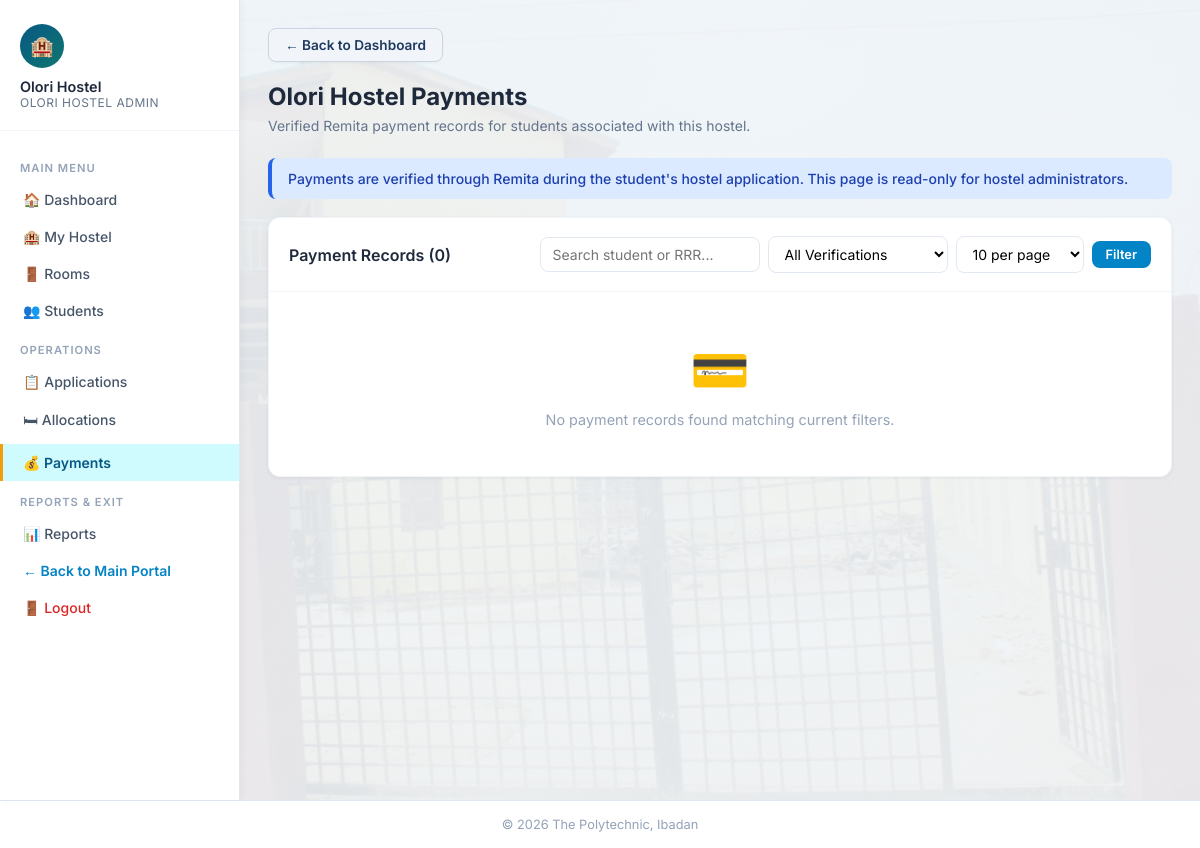
/admin/payments.php (signed in), run on an earlier commit of the app's database.
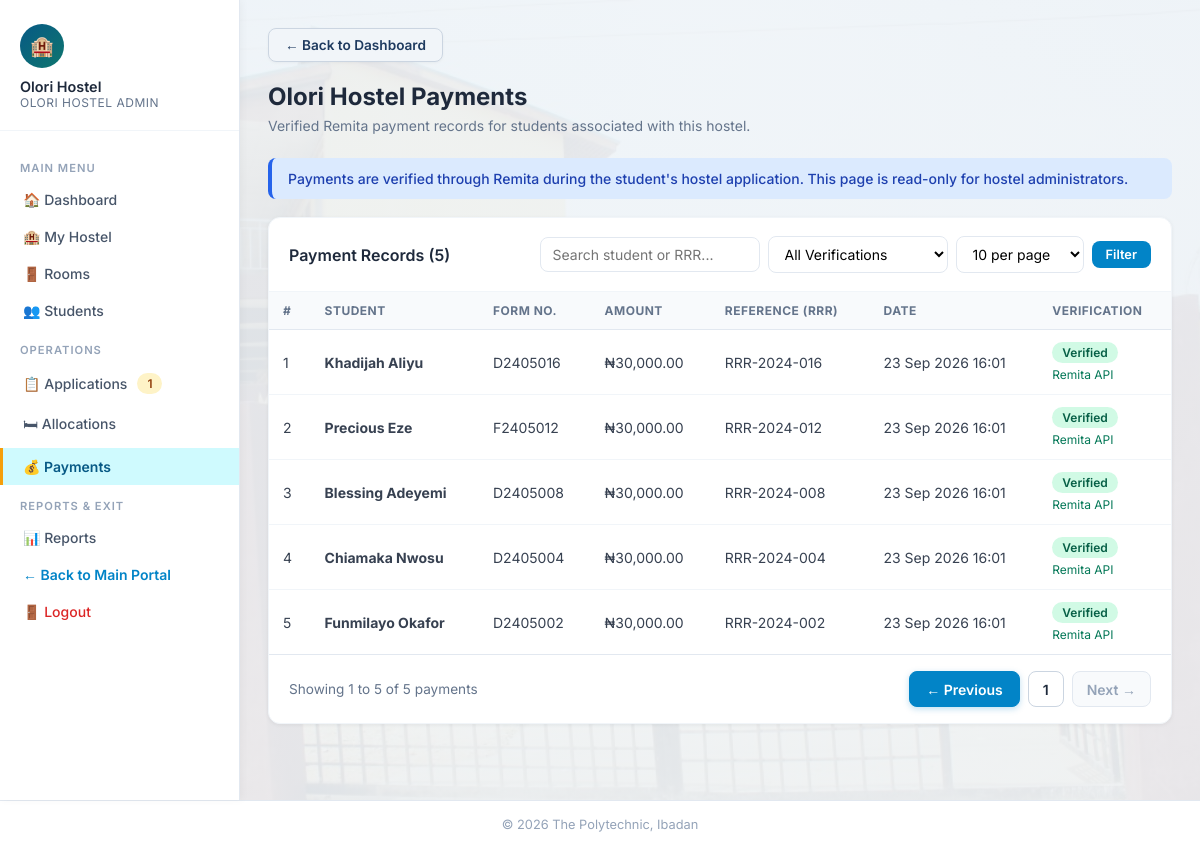
And on a later commit of the database.
### tables this page shows
CREATE TABLE payments (
    payment_id INT AUTO_INCREMENT PRIMARY KEY,
    student_id INT NOT NULL,
    amount DECIMAL(10,2) NOT NULL,
    payment_ref VARCHAR(100) NOT NULL UNIQUE,
    payment_date DATETIME DEFAULT CURRENT_TIMESTAMP,
    verified ENUM('Yes','No') NOT NULL DEFAULT 'No',
    verification_source VARCHAR(50) NULL,
    verified_at DATETIME NULL,
    FOREIGN KEY (student_id) REFERENCES students(student_id) ON DELETE CASCADE,
    INDEX idx_payment_student (student_id)
);

CREATE TABLE students (
    student_id INT AUTO_INCREMENT PRIMARY KEY,
    matric_no VARCHAR(13) NULL UNIQUE,
    form_no VARCHAR(30) NULL UNIQUE,
    full_name VARCHAR(200) NOT NULL,
    department VARCHAR(150) NOT NULL,
    level VARCHAR(20) NOT NULL,
    gender ENUM('Male','Female') NOT NULL,
    phone VARCHAR(20) NOT NULL,
    email VARCHAR(150) NOT NULL UNIQUE,
    password VARCHAR(255) NOT NULL,
    created_at DATETIME DEFAULT CURRENT_TIMESTAMP
);

### admin/payments.php (the view, shortened to what the changed rows need)
<?php
require_once '../includes/admin_auth.php';
$studentSearch = trim($_GET['student_search'] ?? '');
$limit = (int)($_GET['limit'] ?? 10);
$page = max(1, (int)($_GET['page'] ?? 1));
$offset = ($page - 1) * $limit;
$sql_base = "FROM payments p
             JOIN students s ON s.student_id = p.student_id
             JOIN applications a ON a.student_id = p.student_id
             WHERE a.hostel_id = ?";
$params = [$admin_hostel_id];
$count_stmt = $pdo->prepare("SELECT COUNT(DISTINCT p.payment_id) " . $sql_base);
$count_stmt->execute($params);
$total_payments_count = (int)$count_stmt->fetchColumn();
$total_pages = max(1, (int)ceil($total_payments_count / $limit));
$sql = "SELECT DISTINCT
            p.payment_id,
            p.student_id,
            p.amount,
            p.payment_ref,
            p.payment_date,
            p.verified,
            p.verification_source,
            p.verified_at,
            s.full_name,
            s.form_no "
     . $sql_base
     . " ORDER BY p.payment_date DESC, p.payment_id DESC LIMIT " . (int)$limit . " OFFSET " . (int)$offset;
$stmt = $pdo->prepare($sql);
$stmt->execute($params);
$payments = $stmt->fetchAll();
?>
<!DOCTYPE html>
<html lang="en">
<head>
<link rel="stylesheet" href="../css/style.css?v=7">
</head>
<body>
<div class="wrapper admin-layout">
<?php $current_page = 'payments'; require_once '../includes/admin_sidebar.php'; ?>
<main class="main">
    <div class="card">
        <div class="card-header">
            <h3>Payment Records (<?= $total_payments_count ?>)</h3>
            <form method="GET" style="display:flex;gap:8px;flex-wrap:wrap;align-items:center;">
                <input
                    type="text"
                    name="student_search"
                    value="<?= htmlspecialchars($studentSearch) ?>"
                    placeholder="Search student or RRR..."
                    style="padding:8px 12px;border:1.5px solid #e2e8f0;border-radius:8px;font-family:Inter,sans-serif;font-size:0.875rem;width:220px;"
                >
                <select
                    name="status"
                    style="padding:8px 12px;border:1.5px solid #e2e8f0;border-radius:8px;font-family:Inter,sans-serif;font-size:0.875rem;background:white;"
                >
                </select>
                <select
                    name="limit"
                    style="padding:8px 12px;border:1.5px solid #e2e8f0;border-radius:8px;font-family:Inter,sans-serif;font-size:0.875rem;background:white;"
                >
                </select>
                <button type="submit" class="btn btn-info btn-sm">Filter</button>
            </form>
        </div>
        <div class="table-wrap">
            <?php if (empty($payments)): ?>
                <div class="empty-state">
                    <span class="empty-icon">💳</span>
                    <p>No payment records found matching current filters.</p>
                </div>
            <?php else: ?>
            <table>
                <thead>
                <tr>
                    <th>#</th>
                    <th>Student</th>
                    <th>Form No.</th>
                    <th>Amount</th>
                    <th>Reference (RRR)</th>
                    <th>Date</th>
                    <th>Verification</th>
                </tr>
                </thead>
                <tbody>
                <?php foreach ($payments as $i => $payment): ?>
                <tr>
                    <td><?= $offset + $i + 1 ?></td>
                    <td><strong><?= htmlspecialchars($payment['full_name']) ?></strong></td>
                    <td>
                        <?= htmlspecialchars($payment['form_no'] ?: 'N/A') ?>
                    </td>
                    <td>₦<?= number_format((float)$payment['amount'], 2) ?></td>
                    <td><?= htmlspecialchars($payment['payment_ref']) ?></td>
                    <td>
                        <?= htmlspecialchars(date('d M Y H:i', strtotime($payment['payment_date']))) ?>
                    </td>
                    <td>
                        <?php if ($payment['verified'] === 'Yes'): ?>
                            <span class="badge badge-success">Verified</span>
                            <?php if (!empty($payment['verification_source'])): ?>
                                <div style="font-size:12px;margin-top:4px;color:#047857;">
                                    <?= htmlspecialchars($payment['verification_source']) ?>
                                </div>
                            <?php endif; ?>
                        <?php else: ?>
                            <span class="badge badge-warning">Pending</span>
                        <?php endif; ?>
                    </td>
                </tr>
                <?php endforeach; ?>
                </tbody>
            </table>
            <?php if ($total_pages > 1 || $total_payments_count > 0): ?>
                <div style="display:flex;justify-content:space-between;align-items:center;padding:16px 20px;border-top:1px solid #e2e8f0;flex-wrap:wrap;gap:12px;font-size:0.85rem;color:#64748b;">
                    <div>
                        Showing <?= min($total_payments_count, $offset + 1) ?> to <?= min($total_payments_count, $offset + $limit) ?> of <?= $total_payments_count ?> payments
                    </div>
                    <div class="pagination">
                        <?php
                        $queryParams = $_GET;
                        function adminPaymentsPageUrl($p, $params) {
                            $params['page'] = $p;
                            return 'payments.php?' . http_build_query($params);
                        }
                        ?>
                        <?php if ($page > 1): ?>
                            <a href="<?= adminPaymentsPageUrl($page - 1, $queryParams) ?>" class="prev-btn">&larr; Previous</a>
                        <?php else: ?>
                            <span class="page-btn disabled prev-btn">&larr; Previous</span>
                        <?php endif; ?>
                        <?php for ($p = 1; $p <= $total_pages; $p++): ?>
                            <?php if ($p == $page): ?>
                                <span class="page-btn active"><?= $p ?></span>
                            <?php elseif ($p == 1 || $p == $total_pages || ($p >= $page - 2 && $p <= $page + 2)): ?>
                                <a href="<?= adminPaymentsPageUrl($p, $queryParams) ?>"><?= $p ?></a>
                            <?php elseif ($p == $page - 3 || $p == $page + 3): ?>
                                <span style="padding:0 4px;color:#94a3b8;">&hellip;</span>
                            <?php endif; ?>
                        <?php endfor; ?>
                        <?php if ($page < $total_pages): ?>
                            <a href="<?= adminPaymentsPageUrl($page + 1, $queryParams) ?>" class="next-btn">Next &rarr;</a>
                        <?php else: ?>
                            <span class="page-btn disabled next-btn">Next &rarr;</span>
                        <?php endif; ?>
                    </div>
                </div>
            <?php endif; ?>
            <?php endif; ?>
        </div>
    </div>
</main>
</div>
</body>
</html>

### includes/admin_sidebar.php (shortened to what the changed rows need)
<?php
$page = $current_page ?? '';
$pending_count = $pending ?? 0;
if (empty($pending_count) && isset($pdo, $admin_hostel_id)) {
    try {
        $pStmt = $pdo->prepare("SELECT COUNT(*) FROM applications WHERE hostel_id=? AND status='Pending'");
        $pStmt->execute([$admin_hostel_id]);
        $pending_count = (int)$pStmt->fetchColumn();
    } catch (Exception $e) {
        $pending_count = 0;
    }
}
?>
<aside class="sidebar no-print">
    <nav class="sidebar-nav">
        <a href="applications.php" class="<?= $page === 'applications' ? 'active' : '' ?>">
            📋 Applications <?php if (!empty($pending_count) && $pending_count > 0): ?><span class="badge badge-warning"><?= (int)$pending_count ?></span><?php endif; ?>
        </a>
    </nav>
</aside>

What changed in the data, as far as the page shows it:
added payments: i "1", student.full_name "Khadijah Aliyu", student.form_no "D2405016", amount "30,000.00", payment_ref "RRR-2024-016", payment_date "23 Sep 2026 16:01", verification_source "Remita API"
added payments: i "2", student.full_name "Precious Eze", student.form_no "F2405012", amount "30,000.00", payment_ref "RRR-2024-012", payment_date "23 Sep 2026 16:01", verification_source "Remita API"
added payments: i "3", student.full_name "Blessing Adeyemi", student.form_no "D2405008", amount "30,000.00", payment_ref "RRR-2024-008", payment_date "23 Sep 2026 16:01", verification_source "Remita API"
added payments: i "4", student.full_name "Chiamaka Nwosu", student.form_no "D2405004", amount "30,000.00", payment_ref "RRR-2024-004", payment_date "23 Sep 2026 16:01", verification_source "Remita API"
added payments: i "5", student.full_name "Funmilayo Okafor", student.form_no "D2405002", amount "30,000.00", payment_ref "RRR-2024-002", payment_date "23 Sep 2026 16:01", verification_source "Remita API"
Also different on the page:
$pending_count: (not shown) → "1"
$total_payments_count: "0" → "5"
min($total_payments_count, $offset + 1): (not shown) → "1"
min($total_payments_count, $offset + $limit): (not shown) → "5"
$total_payments_count: (not shown) → "5"
text no longer shown: "💳 No payment records found matching current filters."
text now shown: "# STUDENT FORM NO. AMOUNT REFERENCE (RRR) DATE VERIFICATION Showing to of payments ← Previous Next →"
new list line: "1"
